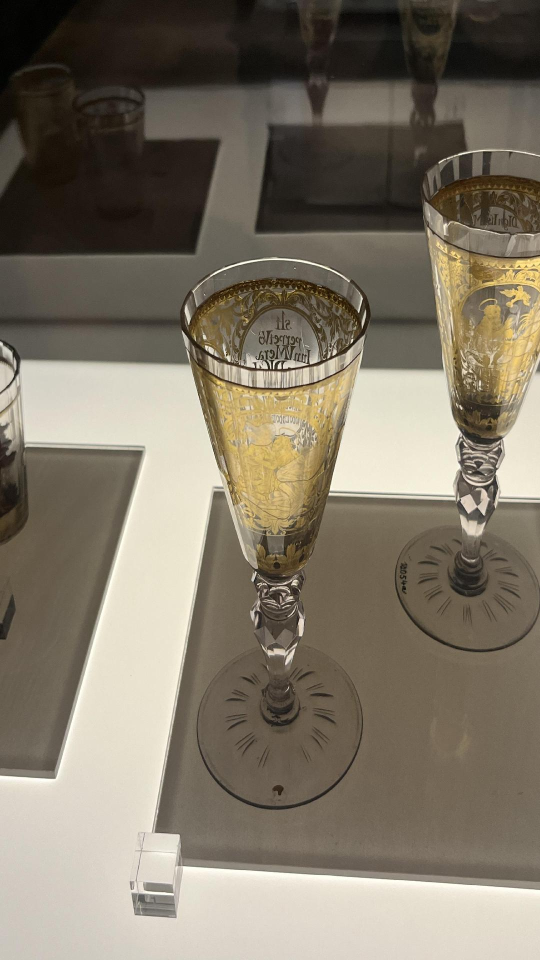
#> input picture thesis/img/117.jpg, 1080 x 1920 px, given as the content of the folder res/gallery, which was not available (shown at 1/2 size)
$ python resize_images.py
#> lines starting #> are read from the running program, lines starting #| are printed output that depends on the picture
from PIL import Image, ExifTags
import os
import argparse

parser = argparse.ArgumentParser()
parser.add_argument("--input_gallery_dir", type=str, default="res/gallery", help="Path to the input directory containing images.")
parser.add_argument("--output_gallery_dir", type=str, default="MuseumGuideApp/app/src/main/assets/gallery", help="Path to the output directory containing images.")
parser.add_argument("--target_width", type=int, default=600, help="Target width for resized images.")
parser.add_argument("--target_height", type=int, default=800, help="Target height for resized images.")
parser.add_argument("--preserve_aspect_ratio", type=bool, default=True, help="Whether to preserve the aspect ratio of the image.")

def resize_image(input_path, output_path, target_width, target_height, preserve_aspect_ratio):
#> called with input_path = 'res/gallery/117.jpg', target_width = 600, target_height = 800, preserve_aspect_ratio = True
    with Image.open(input_path) as img:
        # Correct for EXIF orientation
#> img is the input picture: PIL image 1080x1920 RGB; mean R, G, B 127.3, 118.4, 103
        try:
            for orientation in ExifTags.TAGS.keys():
                if ExifTags.TAGS[orientation] == 'Orientation':
                    break

            exif = img._getexif()

            if exif is not None:
                orientation = exif.get(orientation, None)

                if orientation == 3:
                    img = img.rotate(180, expand=True)
                elif orientation == 6:
                    img = img.rotate(270, expand=True)
                elif orientation == 8:
                    img = img.rotate(90, expand=True)
        except Exception as e:
            print(f"Could not process EXIF orientation for {input_path}: {e}")

        # Resize the image
        if preserve_aspect_ratio:
            img.thumbnail((target_width, target_height))
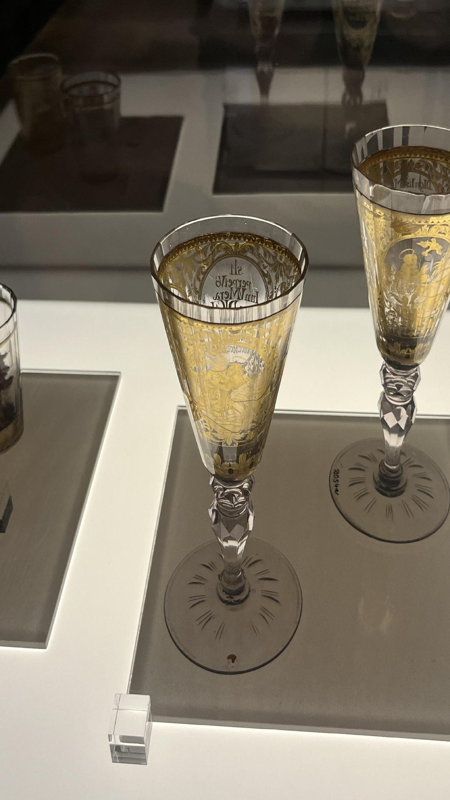
#> img: PIL image 450x800 RGB; mean R, G, B 127.3, 118.4, 103
        else:
            img = img.resize((target_width, target_height))

        img.save(output_path)


def main(args):
    if not os.path.exists(args.output_gallery_dir):
        os.makedirs(args.output_gallery_dir)

    for filename in os.listdir(args.input_gallery_dir):
        if filename.endswith(".jpg"):
            input_path = os.path.join(args.input_gallery_dir, filename)
            output_path = os.path.join(args.output_gallery_dir, filename)
            resize_image(input_path, output_path, args.target_width, args.target_height, args.preserve_aspect_ratio)
            print(f"Resized {filename}")


if __name__ == "__main__":
    args = parser.parse_args()
    main(args)

$ run again, on thesis/img/118.jpg
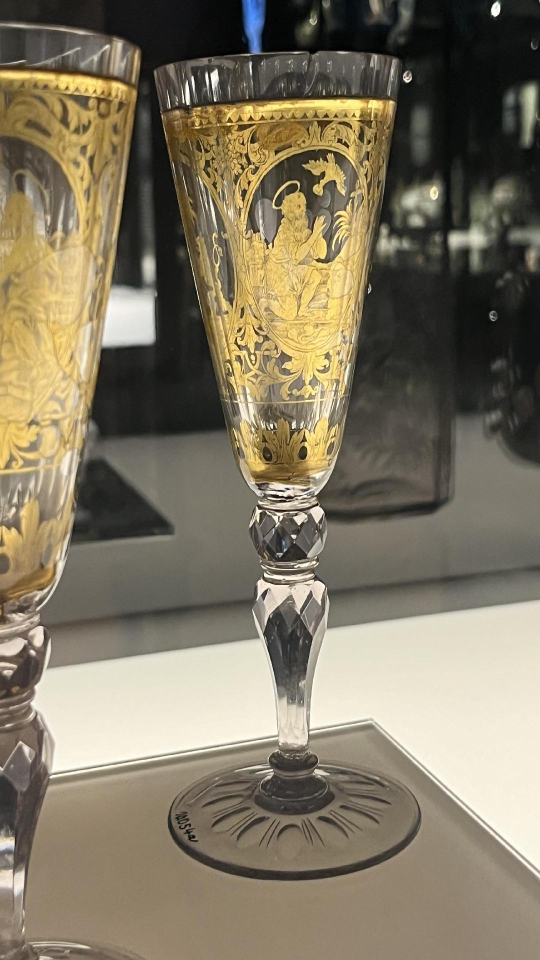
#> input picture thesis/img/118.jpg, 1080 x 1920 px, given as the content of the folder res/gallery, which was not available (shown at 1/2 size)
#> in resize_image, img is the input picture: PIL image 1080x1920 RGB; mean R, G, B 128.8, 119.5, 99
#> in resize_image, `img.thumbnail((target_width, target_height))`:
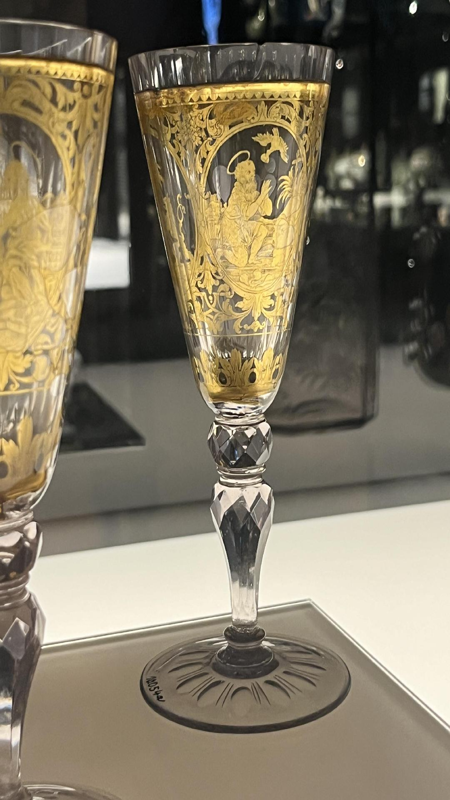
#> img: PIL image 450x800 RGB; mean R, G, B 128.8, 119.5, 99

$ run again, on thesis/img/137.jpg
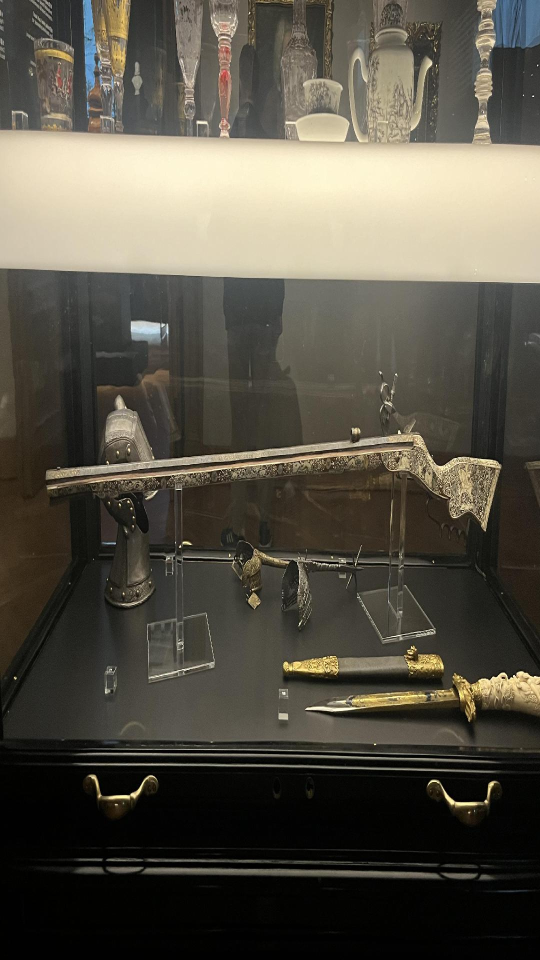
#> input picture thesis/img/137.jpg, 1080 x 1920 px, given as the content of the folder res/gallery, which was not available (shown at 1/2 size)
#> in resize_image, img is the input picture: PIL image 1080x1920 RGB; mean R, G, B 85.8, 81.5, 70.2
#> in resize_image, `img.thumbnail((target_width, target_height))`:
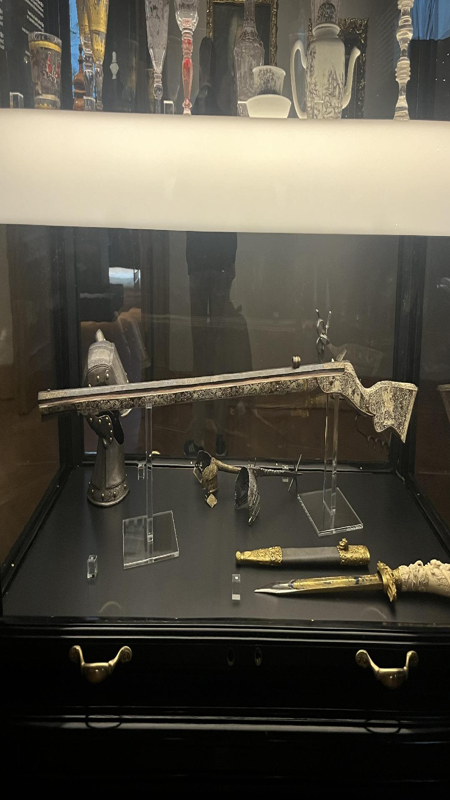
#> img: PIL image 450x800 RGB; mean R, G, B 85.8, 81.5, 70.2
